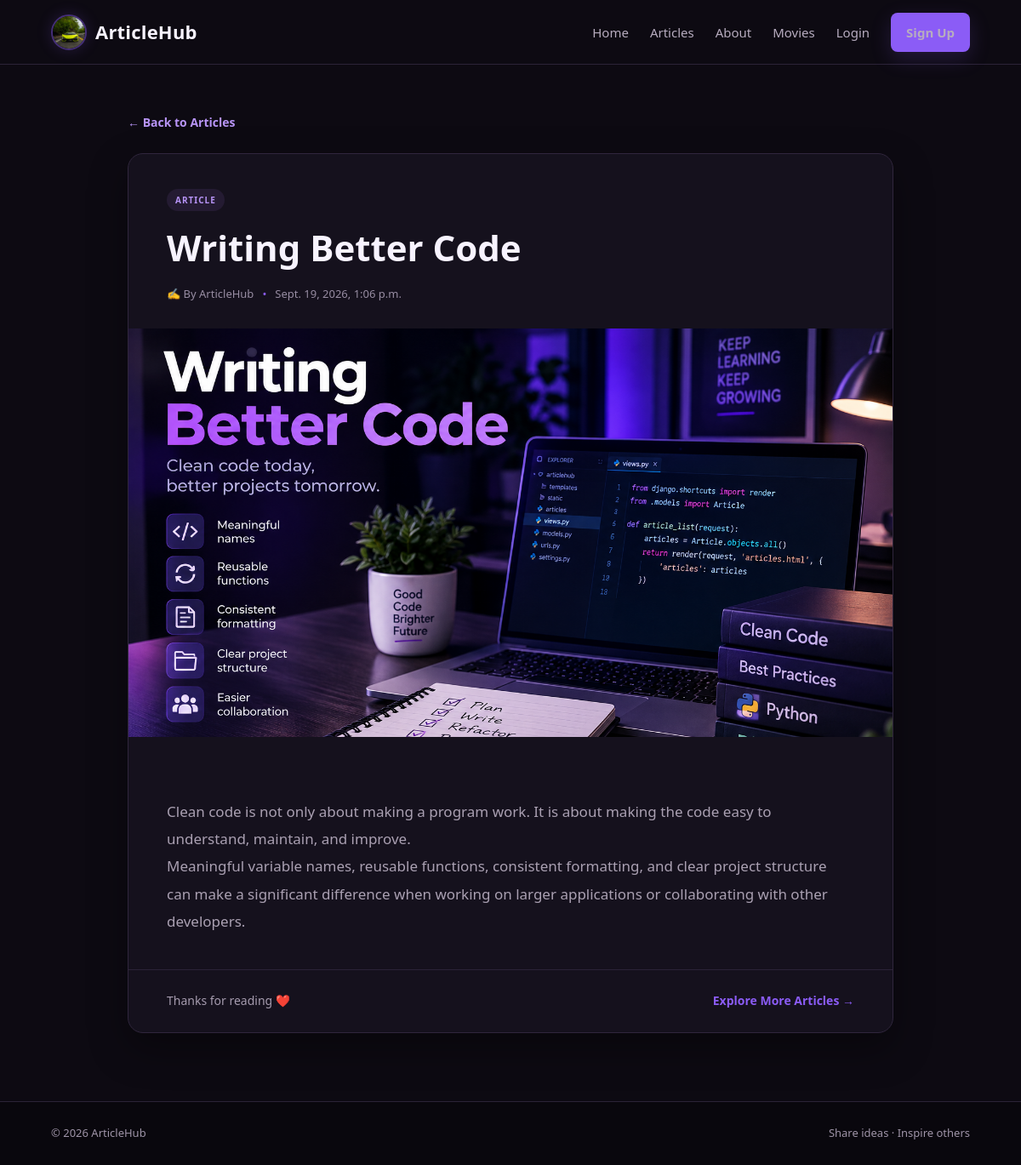
/codex/writing-better-code/, run on the app's committed database.
### codex/models.py (models this page shows)
class Article(models.Model):
    title = models.CharField(max_length=100)
    slug = models.SlugField()
    body = models.TextField()
    date = models.DateTimeField(auto_now_add=True)
    image = models.ImageField(upload_to="display/",null = True, blank = True)
    author = models.ForeignKey(User,default=None,on_delete=models.CASCADE)

### codex/views.py (the view)
# urls.py: path('<slug:slug>/',views.layout_detail,name="detail"),
def layout_detail(request,slug):
    rami = Article.objects.get(slug=slug)
    return render(request,'codex/detail.html',{'rami':rami})

### templates/codex/detail.html (shortened to what this page needs)
{% extends 'base_layout.html' %}
{% block content %}
<section class="article-detail-page">
    <a href="{% url 'codex:list' %}" class="back-link">
        ← Back to Articles
    </a>
    <article class="article-detail-card">
        <div class="detail-header">
            <span class="detail-tag">
                ARTICLE
            </span>
            <h1>
                {{ rami.title }}
            </h1>
            <div class="detail-meta">
                <span>
                    ✍️ By ArticleHub
                </span>
                <span class="meta-dot">
                    •
                </span>
                <span>
                    {{ rami.date }}
                </span>
            </div>
        </div>
        {% if rami.image %}
        <div class="detail-image">
            <img src="{{ rami.image.url }}"
                 alt="{{ rami.title }}">
        </div>
        {% endif %}
        <div class="detail-body">
            <p>
                {{ rami.body }}
            </p>
        </div>
        <div class="detail-footer">
            <p>
                Thanks for reading ❤️
            </p>
            <a href="{% url 'codex:list' %}">
                Explore More Articles →
            </a>
        </div>
    </article>
</section>
{% endblock %}

### assets/css/style.css (style rules this page uses)
* { margin: 0; padding: 0; box-sizing: border-box; }
html { scroll-behavior: smooth; }
body { font-family: "Segoe UI", Arial, sans-serif; background-color: #0D0A12; color: #F5F0FF; line-height: 1.6; }
a { text-decoration: none; color: inherit; }
.article-tag, .detail-tag { display: inline-block; color: #8B5CF6; background-color: #241B32; padding: 5px 10px; border-radius: 20px; font-size: 10px; font-weight: 700; letter-spacing: 1px; }
.article-detail-page { width: 90%; max-width: 900px; margin: auto; padding: 55px 0 80px; }
.back-link { display: inline-block; color: #8B5CF6; font-size: 14px; font-weight: 600; margin-bottom: 25px; }
.article-detail-card { background-color: #15111D; border: 1px solid #2B2337; border-radius: 18px; overflow: hidden; box-shadow: 0 12px 35px rgba(22, 93, 72, 0.06); }
.detail-header { padding: 40px 45px 30px; }
.detail-header h1 { color: #F7F3FF; font-size: 42px; line-height: 1.2; margin: 18px 0; }
.detail-meta { display: flex; align-items: center; gap: 10px; color: #988DA3; font-size: 13px; }
.meta-dot { color: #8B5CF6; }
.detail-image { width: 100%; max-height: 480px; overflow: hidden; }
.detail-image img { width: 100%; display: block; object-fit: cover; }
.detail-body { padding: 40px 45px; }
.detail-body p { color: #C3B8CC; font-size: 17px; line-height: 1.9; white-space: pre-line; }
.detail-footer { padding: 25px 45px; border-top: 1px solid #2B2337; display: flex; align-items: center; justify-content: space-between; gap: 20px; }
.detail-footer p { color: #A69CAF; font-size: 14px; }
.detail-footer a { color: #8B5CF6; font-size: 14px; font-weight: 600; }
:root { --bg: #0D0A12; --surface: #15111D; --surface-soft: #1C1726; --purple: #8B5CF6; --lavender: #B794F6; --text: #F7F3FF; --muted: #A69CAF; --border: #2B2337; }
body { background: radial-gradient(circle at 8% 0%, rgba(139, 92, 246, 0.10), transparent 28%), radial-gradient(circle at 92% 12%, rgba(183, 148, 246, 0.07), transparent 25%), var(--bg); color: var(--text); }
.home-hero, .about-page, .articles-page, .create-page, .article-detail-page, .auth-page { position: relative; }
.hero-label, .section-label, .article-tag, .detail-tag { color: var(--lavender); }
.hero-card, .feature-card, .value-card, .auth-card, .create-card, .article-card, .article-detail-card { background: rgba(21, 17, 29, 0.94); border: 1px solid rgba(139, 92, 246, 0.16); box-shadow: 0 18px 50px rgba(0, 0, 0, 0.28); }
.article-bottom, .detail-footer, .create-actions, .auth-footer { border-color: var(--border); }
.section-description, .hero-description, .purpose-content p, .article-description, .no-articles p, .detail-body p { color: #AAA0B2; }
html, body { background: #0D0A12 !important; color: #F7F3FF !important; }
.hero-card, .about-hero-card, .feature-card, .value-card, .auth-card, .create-card, .article-card, .article-detail-card { background: #15111D !important; border-color: #30263D !important; color: #F7F3FF !important; box-shadow: 0 18px 45px rgba(0, 0, 0, 0.35) !important; }
.article-body h2 a:hover, .read-link, .back-link, .auth-footer a { color: #B794F6 !important; }
.article-tag, .detail-tag { background: #241B32 !important; color: #B794F6 !important; }

### data on the page
Article: title "Writing Better Code", date "Sept. 19, 2026, 1:06 p.m.", image (picture), body "Clean code is not only about making a program work. It is about making the code easy to understand, maintain, and improve. Meaningful variable names, reusable functions, consistent formatting, and clear project structure can make a significant difference when working on larger applications or collaborating with other developers."
